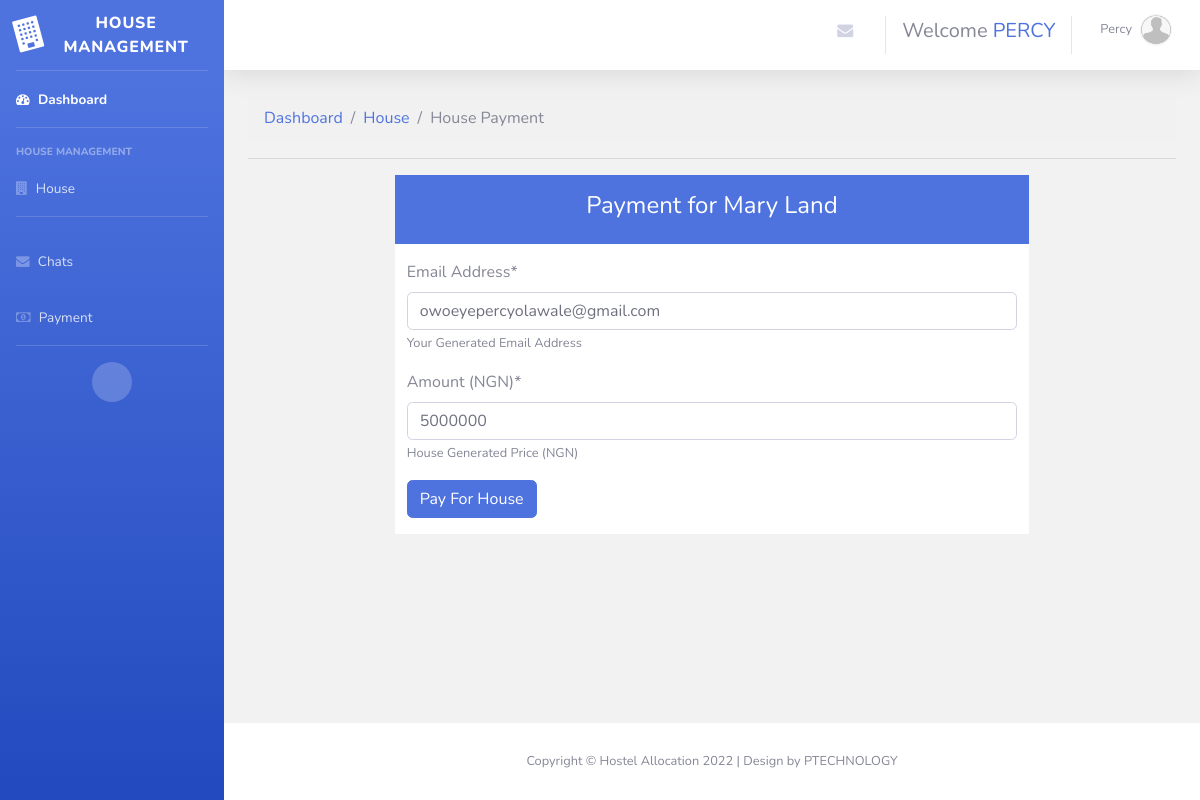
The app's page /tenant/initiate/Mary Land/payment/ (signed in) with its own data.
### account/models.py (models this page shows, shortened)
class User(AbstractUser):
	GENDER_CHOICES = [
		('M','Male'),
		('F','Female')
	]
	USER_CHOICES = [
		('A','Agent'),
		('T','Tenant')
	]
	name = models.CharField(max_length=255)
	gender = models.CharField(choices=GENDER_CHOICES,max_length=2)
	usertype = models.CharField(choices=USER_CHOICES,max_length=2)
	is_tenant= models.BooleanField(default=False)
	is_agent= models.BooleanField(default=False)
	phone_num = models.IntegerField(null=True)
	avatar= models.ImageField(upload_to='account/images/',default='../static/images/avatar.png')

### Agent/models.py (models this page shows, shortened)
class House(models.Model):
	name = models.CharField(max_length=255)
	house_type = models.ForeignKey(Type,on_delete=models.CASCADE)
	room = models.CharField(max_length=255)
	house_details = models.TextField(null=True)
	house_rent = models.IntegerField()
	houseimage= models.ManyToManyField('House_Image')
	user_message = models.ManyToManyField(Message, related_name='user_message',blank=True)
	agent = models.ForeignKey(User,on_delete=models.CASCADE)
	status = models.BooleanField(default=False)
	date_posted = models.DateTimeField(auto_now_add=True)

### Tenant/views.py (the view)
# urls.py: url(r'^initiate/(?P<house>[A-Za-z \s]+)/payment/$',views.initiate_tenant_payment,name='initiate_payment'),
def initiate_tenant_payment(request:HttpRequest,house:str) -> HttpResponse :
	get_house = models.House.objects.get(name=house)
	request.session['house_id'] = get_house.id
	if get_house.status == False :
		if request.method == 'POST':
			amount = request.POST.get('amount')
			email=request.POST.get('email')
			payment_form = models.HousePayment.objects.create(
					user = request.user,
					amount= amount,
					email = email,
					house_name=get_house.name,
				)
			if payment_form:
				payment_form= payment_form.save()
				payment = models.HousePayment.objects.get(amount=get_house.house_rent,house_name=get_house.name)
				context={
						'payment':payment,
						'paystack_public_key':settings.PAYSTACK_PUBLIC_KEY
						}
				return render(request,'Tenant/make_payment.html',context)
			else:
				messages.error(request,'Your Payment Form Is Invalid!')
	else:
		payment = models.HousePayment.objects.get(verified=True,user=request.user)
		if payment.verified == True and payment.house_name == get_house.name:
			if request.method == 'GET':
				return redirect('Tenant:book_house')
	context={'get_house':get_house}
	return render(request,'Tenant/initiate_payment.html',context)

### Tenant/templates/Tenant/initiate_payment.html (shortened to what this page needs)
{% extends 'Dashboard/base.html' %}
{% block content %}
<nav aria-label="Page breadcrumb">
    <ol class="breadcrumb" style="background-color: #f1f1f1;">
        <li class="breadcrumb-item"><a href="{% url 'Tenant:dashboard' %}">Dashboard</a></li>
        <li class="breadcrumb-item"><a href="{% url 'Tenant:all_house' %}"> House</a></li>
        <li class="breadcrumb-item active" aria-current="page">House Payment</li>
    </ol>
</nav>
<hr>
<div class="row">
	<div class="col-md-2">
	</div>
	<div class="col-md-8">
		<div class="row d-flex align-items-center justify-content-center bg-primary ">
			<h4 class="py-3 text-white mr-auto ml-auto"> Payment for {{get_house.name}}</h4>
			<div class="col-md-12 bg-white py-3">
				<form action="." method="POST" >
					<div class="form-group">
						<label for="email">Email Address*</label>
						<input type="email" name="email" class="form-control" value="{{request.user.email}}">
						<small>Your Generated Email Address</small>
					</div>
					<div class="form-group">
						<label for="amount">Amount (NGN)*</label>
						<input type="number" name="amount" class="form-control" value="{{get_house.house_rent}}">
						<small>House Generated Price (NGN)</small>
					</div>
					<button class="btn btn-primary">Pay For House</button>
				</form>
			</div>
		</div>
	</div>
	<div class="col-md-2">
	</div>
</div>
{% endblock content %}

### templates/Dashboard/includes/_topbar.html (shortened to what this page needs)
                <nav class="navbar navbar-expand navbar-light bg-white topbar mb-4 static-top shadow">
                    <ul class="navbar-nav ml-auto">
                        {% if request.user.usertype == 'A' %}
                        <li class="nav-item dropdown no-arrow mx-1">
                            <a class="nav-link dropdown-toggle" href="#" id="messagesDropdown" role="button"
                                data-toggle="dropdown" aria-haspopup="true" aria-expanded="false">
                                <i class="fa fa-envelope "></i>
                            </a>
                        </li>
                        {% endif %}
                        <li class="nav-item my-4 ">
                            <h5 class=" align-self-end">Welcome <span class="text-primary text-uppercase">{{user.username}}</span></h5>
                        </li>
                        <li class="nav-item dropdown no-arrow">
                            {% if user.is_authenticated %}
                            <a class="nav-link dropdown-toggle" href="#" id="userDropdown" role="button"
                                data-toggle="dropdown" aria-haspopup="true" aria-expanded="false">
                                <span class="mr-2 d-none d-lg-inline text-gray-600 small text-capitalize">{{user.username}}</span>
                                <img class="img-profile rounded-circle"
                                    src="{{user.avatar.url}}">
                            </a>
                            {% endif %}
                        </li>
                    </ul>
                </nav>

### records on screen
User: username "PERCY", username "Percy", avatar (placeholder picture), email "owoeyepercyolawale@gmail.com"
House: name "Mary Land", amount "5000000"
